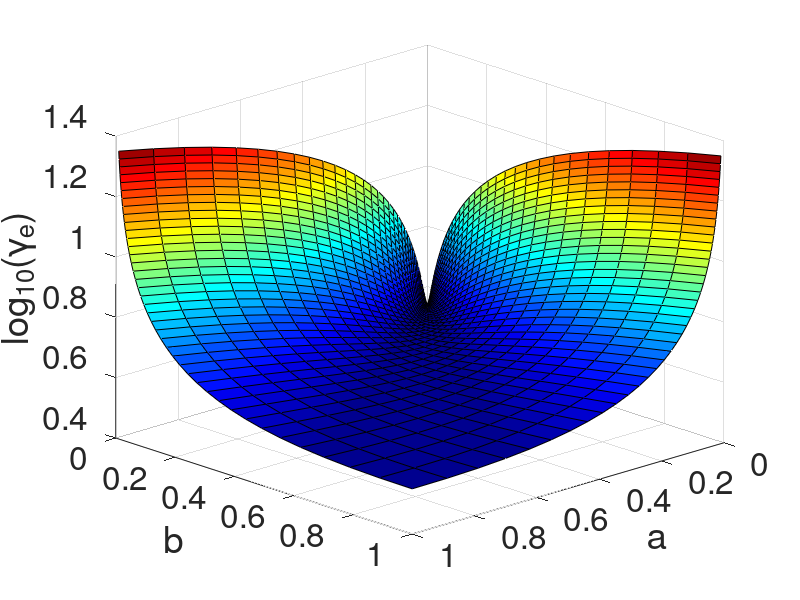
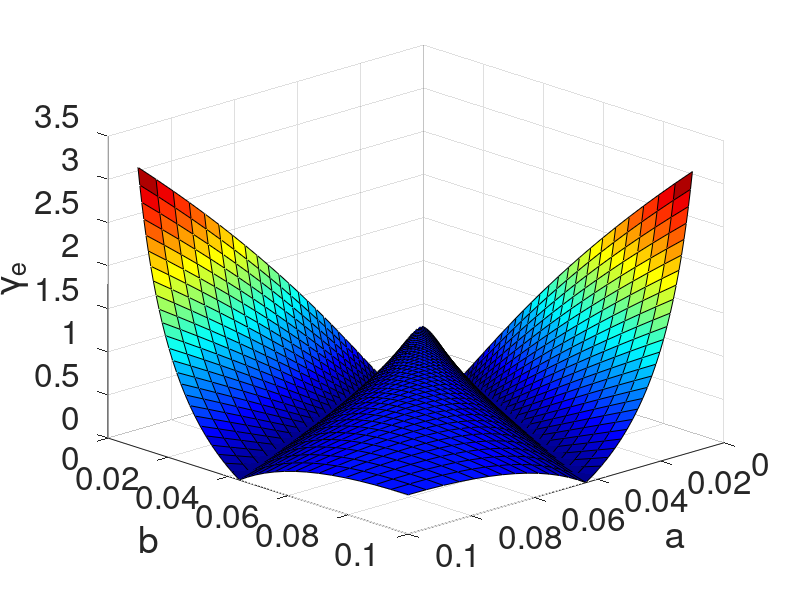

Write MATLAB code to recreate these figures, in order.
%%%
DAT.MARKERSIZE=12;
DAT.FONTSIZE=24;
DAT.LINEWIDTH=3;

ta = tb = logspace (log10(0.01), log10(1), 40)';
[aa, bb] = meshgrid (ta, tb);


AREA=pi*aa.*bb;
PER=zeros(size(AREA));
for II=1:numel(PER)
    str_func=sprintf("4*sqrt((%d)^2-((%d)^2-(%d)^2)*(sin(x))^2)",aa(II),aa(II),bb(II));
    func_temp= inline (str_func);
    PER(II)=quadv (func_temp, 0, pi/2);
endfor


GAMMA = PER./sqrt (AREA);

figure(1)
surf (aa,bb, log10(GAMMA));
view([136.45 23.690])
colormap(jet)


hx=xlabel('a');
set (hx, "fontsize", DAT.FONTSIZE);
hy=ylabel('b');
set (hy, "fontsize", DAT.FONTSIZE);
hz=zlabel('log_{10}(\gamma_e)');
set (hz, "fontsize", DAT.FONTSIZE);
set (gca, "fontsize", DAT.FONTSIZE);

print(gcf,'section1-gammae.eps','-depsc',['-F:' num2str(DAT.FONTSIZE)])

%%%%%%%%%%%%%%%%%%%%%%%%%%%%%%%%%%%%%%%%%%%%%%%%%%%%%%%%%%%%%%%%%%%%%%%%%%%%%%%%
%%%%%%%%%%%%%%%%%%%%%%%%%%%%%%%%%%%%%%%%%%%%%%%%%%%%%%%%%%%%%%%%%%%%%%%%%%%%%%%%
ta = tb = logspace (log10(0.01), log10(0.1), 40)';
[aa, bb] = meshgrid (ta, tb);


AREA=pi*aa.*bb;
PER=zeros(size(AREA));
for II=1:numel(PER)
    str_func=sprintf("4*sqrt((%d)^2-((%d)^2-(%d)^2)*(sin(x))^2)",aa(II),aa(II),bb(II));
    func_temp= inline (str_func);
    PER(II)=quadv (func_temp, 0, pi/2);
endfor


GAMMA = PER./sqrt (AREA);

figure(2)
surf (aa,bb, abs(4*ones(size(aa))-GAMMA));
view([136.45 23.690])
colormap(jet)


hx=xlabel('a');
set (hx, "fontsize", DAT.FONTSIZE);
hy=ylabel('b');
set (hy, "fontsize", DAT.FONTSIZE);
hz=zlabel('\gamma_e');
set (hz, "fontsize", DAT.FONTSIZE);
set (gca, "fontsize", DAT.FONTSIZE);



